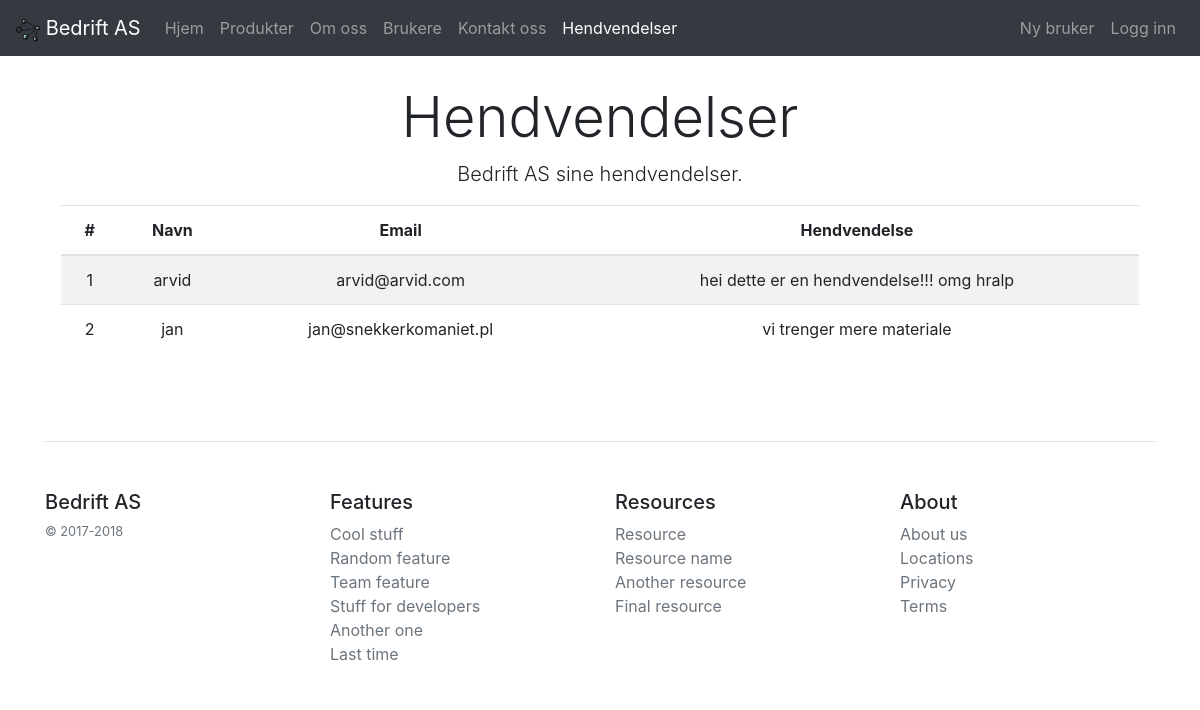
The page /hendvendelser on the database its author committed.
### flaskserver.py (models this page shows)
class Inquiry(db.Model):
    id = db.Column(db.Integer, primary_key=True)
    email  = db.Column(db.String(120), nullable=False)
    name  = db.Column(db.String(120), nullable=False)
    inquiry  = db.Column(db.String(200), nullable=False)

### flaskserver.py (the view)
@app.route("/hendvendelser")
def inquiries():
    info['current_tab'] = 'inquiries'
    return render_template('inquiries.html',
                           info=info,
                           inquiries=Inquiry.query.all())

### templates/inquiries.html
{% extends "base.html" %}
{% block content %}
<div class="pricing-header px-3 py-3 pt-md-5 pb-md-4 mx-auto text-center">
	<h1 class="display-4">Hendvendelser</h1>
	<p class="lead">{{info.company_name}} sine hendvendelser.</p>
	<table class="table table-striped">
	  <thead>
	    <tr>
	      <th scope="col">#</th>
	      <th scope="col">Navn</th>
	      <th scope="col">Email</th>
	      <th scope="col">Hendvendelse</th>
	    </tr>
	  </thead>
	  <tbody>
		{% for i in inquiries %}
			<tr>
				<td>
					{{i.id}}
				</td>
				<td>
					{{i.name}}
				</td>
				<td>
					{{i.email}}
				</td>
				<td>
					{{i.inquiry}}
				</td>
			</tr>
		{% endfor %}
	  </tbody>
	</table>
</div>
{% endblock content %}

### rows shown on the page
Inquiry: id "1", name "arvid", email "arvid@arvid.com", inquiry "hei dette er en hendvendelse!!! omg hralp"
Inquiry: id "2", name "jan", email "jan@snekkerkomaniet.pl", inquiry "vi trenger mere materiale"

### other values the page prints
{{ info.company_name }} "Bedrift AS"
